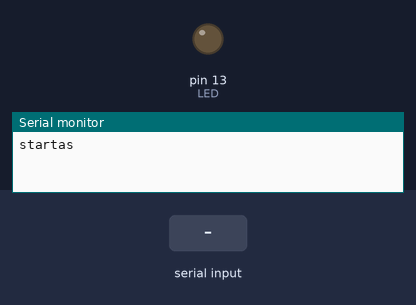
This sketch was run on a simulated Arduino Uno, built with avr-gcc and run on an emulated ATmega328P. Parts: output pins drawn as LEDs (lit = HIGH), the last lines printed to the serial monitor. Inputs (shaded band) come from the test bench.

Above: at 1.2 s.
1.3 s: "1" received over Serial
At 2.2 s:
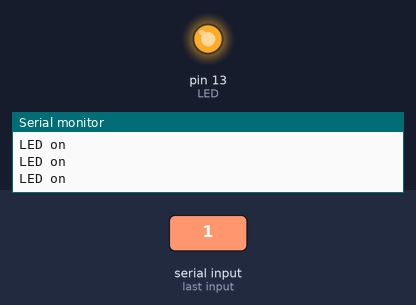
2.8 s: "0" received over Serial
At 3.4 s:
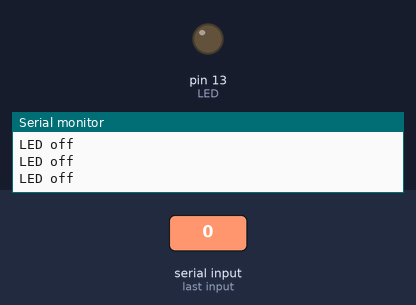
Timing chart, 0 to 5.8 s (numbered marks = the images above; inputs shaded):
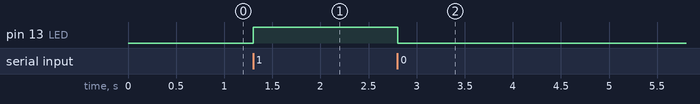

Measured:
- after the input at 1.3 s, pin 13 (LED): LOW → HIGH at once
- after the input at 2.8 s, pin 13 (LED): HIGH → LOW at once

The sketch:

LED_default.ino
```cpp
//LED_default.py
//TKinter.py
//data input '1' is LED"ON"
//data input '0' is LED"OFF"

int LED = 13;
//int data;
char data;

void setup() {
  Serial.begin(9600);
  Serial.println("startas");
  pinMode(LED,OUTPUT);
  digitalWrite(LED,LOW);
}
void loop() {

  while(Serial.available()>0)
  {
    data = Serial.read();
  }
  if(data == '1')
  {
  digitalWrite(LED, HIGH);
  delay(10);
  Serial.println("LED on");
  }
  else if(data == '0')
  {
  digitalWrite(LED, LOW);
  delay(10);
  Serial.println("LED off");
 }
}
```
